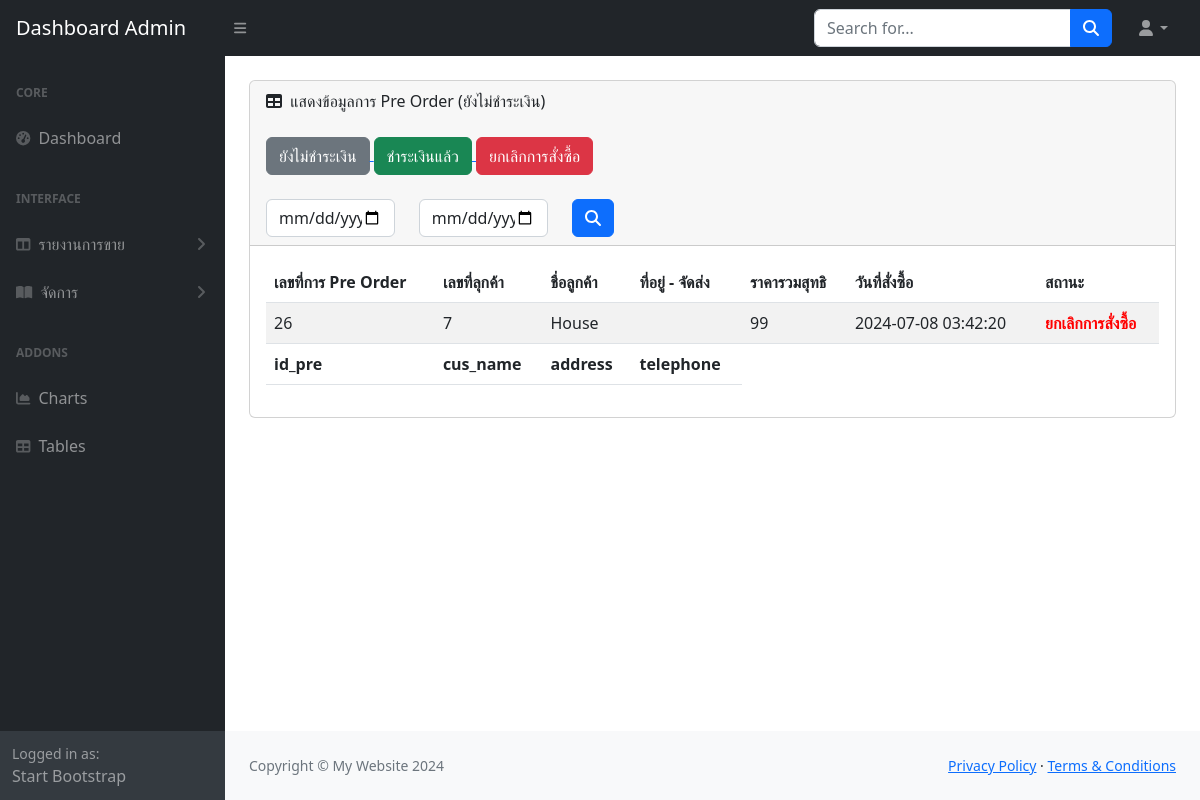
The page /admin/report_pre_order_no.php on the database its author committed.
### tables this page shows
CREATE TABLE `pre_order_detail` (
  `id_pre_detail` int(11) NOT NULL,
  `item_amount` int(11) NOT NULL,
  `total` int(11) NOT NULL,
  `id_pro` int(11) NOT NULL,
  `id_pre` int(11) NOT NULL
);

CREATE TABLE `pre_order` (
  `id_pre` int(11) NOT NULL,
  `time_pre` timestamp NOT NULL DEFAULT current_timestamp(),
  `total_price_pre` float NOT NULL,
  `pre_status` varchar(1) NOT NULL COMMENT '0=ยกเลิกการ Pre Order,1=ยังไม่ชำระเงิน,2=ชำระเงินแล้ว,3=รอตรวจสอบ',
  `address` text NOT NULL,
  `id_pro` int(11) NOT NULL,
  `id_member` int(11) NOT NULL
);

CREATE TABLE `user_form` (
  `id` int(255) NOT NULL,
  `username` varchar(255) NOT NULL,
  `name` varchar(255) NOT NULL,
  `email` varchar(255) NOT NULL,
  `telephone` varchar(10) NOT NULL,
  `password` varchar(255) NOT NULL,
  `user_type` varchar(255) NOT NULL,
  `bank` varchar(255) NOT NULL COMMENT 'ชื่อธนาคาร',
  `bank_number` varchar(10) NOT NULL COMMENT 'เลขที่บัญชี'
);

### admin/report_pre_order_no.php (the view, shortened to what this page needs)
<!DOCTYPE html>
<html lang="en">
    <head>
        <link href="https://cdn.jsdelivr.net/npm/simple-datatables@7.1.2/dist/style.min.css" rel="stylesheet" />
        <link href="css/styles.css" rel="stylesheet" />
    </head>
    <body class="sb-nav-fixed">
        <?php
        include 'menu1.php';
        ?>
            <div id="layoutSidenav_content">
                <main>
                    <div class="container-fluid px-4">
                        <div class="card mb-4 mt-4">
                            <div class="card-header">
                                <i class="fas fa-table me-1"></i>
                                แสดงข้อมูลการ Pre Order (ยังไม่ชำระเงิน)
                            <div>
                                <br>
                            <a href="report_pre_order.php" > <button type="button" class="btn btn-secondary">ยังไม่ชำระเงิน</button> </a>
                            <a href="report_pre_order_yes.php" > <button type="button" class="btn btn-success">ชำระเงินแล้ว</button> </a>
                            <a href="report_pre_order_no.php" > <button type="button" class="btn btn-danger">ยกเลิกการสั่งซื้อ</button> </a>
                            </div>
                            <br>
                            <div>
<form name="form1" method="POST" action="report_pre_order.php">
<div class="row">
    <div class="col-sm-2">
      <input type="date" name="dt1" class="form-control">
    </div>
    <div class="col-sm-2">
    <input type="date" name="dt2" class="form-control">
    </div>
    <div class="col-sm-4">
    <button type="submit" class="btn btn-primary"><i class="fas fa-search"></i></button>
    </div>
  </div>
                            </form>
                            </div>
                            </div>
                            <div class="card-body">
                                <table id="datatablesSimple" class="table table-striped">
                                    <thead>
                                        <tr>
                                            <th>เลขที่การ Pre Order</th>
                                            <th>เลขที่ลุกค้า</th>
                                            <th>ชื่อลูกค้า</th>
                                            <th>ที่อยู่ - จัดส่ง</th>
                                            <th>ราคารวมสุทธิ</th>
                                            <th>วันที่สั่งซื้อ</th>
                                            <th>สถานะ</th>
                                        </tr>
                                    </thead>
                                    <tfoot>
                                        <tr>
                                            <th>id_pre</th>
                                            <th>cus_name</th>
                                            <th>address</th>
                                            <th>telephone</th>
                                        </tr>
                                    </tfoot>
                                    <tbody>
<?php
$sql = "select * from pre_order_detail pd,product p ,pre_order po,user_form u where pd.id_pro=p.id_pro and pd.id_pre=po.id_pre and po.id_member=u.id and pre_status='0' order by time_pre DESC";
$result=mysqli_query($conn,$sql);
while($row=mysqli_fetch_array($result)){
$status = $row['pre_status'];
?>
                                        <tr>
                                            <td><?=$row['id_pre']?></td>
                                            <td><?=$row['id_member']?></td>
                                            <td><?=$row['name']?></td>
                                            <td><?=$row['address']?></td>
                                            <td><?=$row['total_price_pre']?></td>
                                            <td><?=$row['time_pre']?></td>
                                            <td>
                                            <?php
                                        if($status == 1){
                                            echo "ยังไม่ชำระเงิน";
                                        }else if($status == 2){
                                            echo "<b style='color:green '> ชำระเงินแล้ว </b> ";
                                        }else if($status == 0){
                                            echo "<b style='color:red '> ยกเลิกการสั่งซื้อ </b> ";
                                        }else if($status == 3){
                                            echo "<b style='color:blue '> รอตรวจสอบ </b> ";
                                        }
                                            ?>
                                            </td>
                                        </tr>
                                    <?php
                                    }
                                    ?>
                                </table>
                            </div>
                        </div>
                    </div>
                </main>
                <?php
        include 'footer.php';
        ?>
            </div>
        </div>
    </body>
</html>

### rows shown on the page
pre_order_detail: pre_order.id_pre "26", pre_order.id_member "7", user_form.name "House", pre_order.total_price_pre "99", pre_order.time_pre "2024-07-08 03:42:20"
